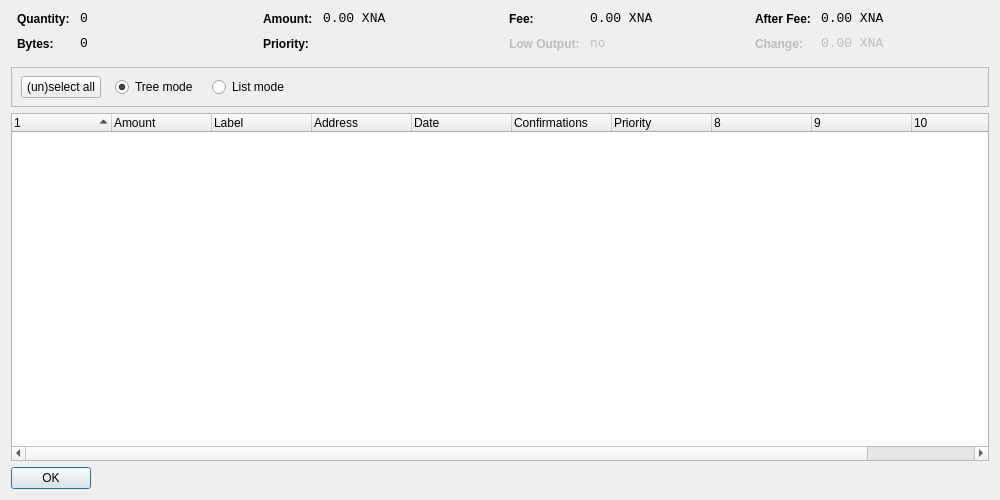
<?xml version="1.0" encoding="UTF-8"?>
<ui version="4.0">
 <class>CoinControlDialog</class>
 <widget class="QDialog" name="CoinControlDialog">
  <property name="geometry">
   <rect>
    <x>0</x>
    <y>0</y>
    <width>1000</width>
    <height>500</height>
   </rect>
  </property>
  <property name="windowTitle">
   <string>Coin Control</string>
  </property>
  <layout class="QVBoxLayout" name="verticalLayout">
   <item>
    <layout class="QHBoxLayout" name="horizontalLayoutTop" stretch="0,0,0,0">
     <property name="topMargin">
      <number>0</number>
     </property>
     <property name="bottomMargin">
      <number>10</number>
     </property>
     <item>
      <layout class="QFormLayout" name="formLayoutCoinControl1">
       <property name="horizontalSpacing">
        <number>10</number>
       </property>
       <property name="verticalSpacing">
        <number>10</number>
       </property>
       <property name="leftMargin">
        <number>6</number>
       </property>
       <property name="rightMargin">
        <number>6</number>
       </property>
       <item row="0" column="0">
        <widget class="QLabel" name="labelCoinControlQuantityText">
         <property name="styleSheet">
          <string notr="true">font-weight:bold;</string>
         </property>
         <property name="text">
          <string>Quantity:</string>
         </property>
        </widget>
       </item>
       <item row="0" column="1">
        <widget class="QLabel" name="labelCoinControlQuantity">
         <property name="font">
          <font>
           <family>Monospace</family>
           <pointsize>10</pointsize>
          </font>
         </property>
         <property name="cursor">
          <cursorShape>IBeamCursor</cursorShape>
         </property>
         <property name="contextMenuPolicy">
          <enum>Qt::ActionsContextMenu</enum>
         </property>
         <property name="text">
          <string>0</string>
         </property>
         <property name="textInteractionFlags">
          <set>Qt::LinksAccessibleByMouse|Qt::TextSelectableByKeyboard|Qt::TextSelectableByMouse</set>
         </property>
        </widget>
       </item>
       <item row="1" column="0">
        <widget class="QLabel" name="labelCoinControlBytesText">
         <property name="styleSheet">
          <string notr="true">font-weight:bold;</string>
         </property>
         <property name="text">
          <string>Bytes:</string>
         </property>
        </widget>
       </item>
       <item row="1" column="1">
        <widget class="QLabel" name="labelCoinControlBytes">
         <property name="font">
          <font>
           <family>Monospace</family>
           <pointsize>10</pointsize>
          </font>
         </property>
         <property name="cursor">
          <cursorShape>IBeamCursor</cursorShape>
         </property>
         <property name="contextMenuPolicy">
          <enum>Qt::ActionsContextMenu</enum>
         </property>
         <property name="text">
          <string>0</string>
         </property>
         <property name="textInteractionFlags">
          <set>Qt::LinksAccessibleByMouse|Qt::TextSelectableByKeyboard|Qt::TextSelectableByMouse</set>
         </property>
        </widget>
       </item>
      </layout>
     </item>
     <item>
      <layout class="QFormLayout" name="formLayoutCoinControl2">
       <property name="horizontalSpacing">
        <number>10</number>
       </property>
       <property name="verticalSpacing">
        <number>10</number>
       </property>
       <property name="leftMargin">
        <number>6</number>
       </property>
       <property name="rightMargin">
        <number>6</number>
       </property>
       <item row="0" column="0">
        <widget class="QLabel" name="labelCoinControlAmountText">
         <property name="styleSheet">
          <string notr="true">font-weight:bold;</string>
         </property>
         <property name="text">
          <string>Amount:</string>
         </property>
        </widget>
       </item>
       <item row="0" column="1">
        <widget class="QLabel" name="labelCoinControlAmount">
         <property name="font">
          <font>
           <family>Monospace</family>
           <pointsize>10</pointsize>
          </font>
         </property>
         <property name="cursor">
          <cursorShape>IBeamCursor</cursorShape>
         </property>
         <property name="contextMenuPolicy">
          <enum>Qt::ActionsContextMenu</enum>
         </property>
         <property name="text">
          <string>0.00 XNA</string>
         </property>
         <property name="textInteractionFlags">
          <set>Qt::LinksAccessibleByMouse|Qt::TextSelectableByKeyboard|Qt::TextSelectableByMouse</set>
         </property>
        </widget>
       </item>
       <item row="1" column="0">
        <widget class="QLabel" name="labelCoinControlPriorityText">
         <property name="styleSheet">
          <string notr="true">font-weight:bold;</string>
         </property>
         <property name="text">
          <string>Priority:</string>
         </property>
        </widget>
       </item>
       <item row="1" column="1">
        <widget class="QLabel" name="labelCoinControlPriority">
         <property name="font">
          <font>
           <family>Monospace</family>
           <pointsize>10</pointsize>
          </font>
         </property>
         <property name="cursor">
          <cursorShape>IBeamCursor</cursorShape>
         </property>
         <property name="contextMenuPolicy">
          <enum>Qt::ActionsContextMenu</enum>
         </property>
         <property name="text">
          <string/>
         </property>
         <property name="textInteractionFlags">
          <set>Qt::LinksAccessibleByMouse|Qt::TextSelectableByKeyboard|Qt::TextSelectableByMouse</set>
         </property>
        </widget>
       </item>
      </layout>
     </item>
     <item>
      <layout class="QFormLayout" name="formLayoutCoinControl3">
       <property name="horizontalSpacing">
        <number>10</number>
       </property>
       <property name="verticalSpacing">
        <number>10</number>
       </property>
       <property name="leftMargin">
        <number>6</number>
       </property>
       <property name="rightMargin">
        <number>6</number>
       </property>
       <item row="0" column="0">
        <widget class="QLabel" name="labelCoinControlFeeText">
         <property name="styleSheet">
          <string notr="true">font-weight:bold;</string>
         </property>
         <property name="text">
          <string>Fee:</string>
         </property>
        </widget>
       </item>
       <item row="0" column="1">
        <widget class="QLabel" name="labelCoinControlFee">
         <property name="font">
          <font>
           <family>Monospace</family>
           <pointsize>10</pointsize>
          </font>
         </property>
         <property name="cursor">
          <cursorShape>IBeamCursor</cursorShape>
         </property>
         <property name="contextMenuPolicy">
          <enum>Qt::ActionsContextMenu</enum>
         </property>
         <property name="text">
          <string>0.00 XNA</string>
         </property>
         <property name="textInteractionFlags">
          <set>Qt::LinksAccessibleByMouse|Qt::TextSelectableByKeyboard|Qt::TextSelectableByMouse</set>
         </property>
        </widget>
       </item>
       <item row="1" column="0">
        <widget class="QLabel" name="labelCoinControlLowOutputText">
         <property name="enabled">
          <bool>false</bool>
         </property>
         <property name="styleSheet">
          <string notr="true">font-weight:bold;</string>
         </property>
         <property name="text">
          <string>Low Output:</string>
         </property>
        </widget>
       </item>
       <item row="1" column="1">
        <widget class="QLabel" name="labelCoinControlLowOutput">
         <property name="enabled">
          <bool>false</bool>
         </property>
         <property name="font">
          <font>
           <family>Monospace</family>
           <pointsize>10</pointsize>
          </font>
         </property>
         <property name="cursor">
          <cursorShape>IBeamCursor</cursorShape>
         </property>
         <property name="contextMenuPolicy">
          <enum>Qt::ActionsContextMenu</enum>
         </property>
         <property name="text">
          <string>no</string>
         </property>
         <property name="textInteractionFlags">
          <set>Qt::LinksAccessibleByMouse|Qt::TextSelectableByKeyboard|Qt::TextSelectableByMouse</set>
         </property>
        </widget>
       </item>
      </layout>
     </item>
     <item>
      <layout class="QFormLayout" name="formLayoutCoinControl4">
       <property name="fieldGrowthPolicy">
        <enum>QFormLayout::AllNonFixedFieldsGrow</enum>
       </property>
       <property name="horizontalSpacing">
        <number>10</number>
       </property>
       <property name="verticalSpacing">
        <number>10</number>
       </property>
       <property name="leftMargin">
        <number>6</number>
       </property>
       <property name="rightMargin">
        <number>6</number>
       </property>
       <item row="0" column="0">
        <widget class="QLabel" name="labelCoinControlAfterFeeText">
         <property name="styleSheet">
          <string notr="true">font-weight:bold;</string>
         </property>
         <property name="text">
          <string>After Fee:</string>
         </property>
        </widget>
       </item>
       <item row="0" column="1">
        <widget class="QLabel" name="labelCoinControlAfterFee">
         <property name="font">
          <font>
           <family>Monospace</family>
           <pointsize>10</pointsize>
          </font>
         </property>
         <property name="cursor">
          <cursorShape>IBeamCursor</cursorShape>
         </property>
         <property name="contextMenuPolicy">
          <enum>Qt::ActionsContextMenu</enum>
         </property>
         <property name="text">
          <string>0.00 XNA</string>
         </property>
         <property name="textInteractionFlags">
          <set>Qt::LinksAccessibleByMouse|Qt::TextSelectableByKeyboard|Qt::TextSelectableByMouse</set>
         </property>
        </widget>
       </item>
       <item row="1" column="0">
        <widget class="QLabel" name="labelCoinControlChangeText">
         <property name="enabled">
          <bool>false</bool>
         </property>
         <property name="styleSheet">
          <string notr="true">font-weight:bold;</string>
         </property>
         <property name="text">
          <string>Change:</string>
         </property>
        </widget>
       </item>
       <item row="1" column="1">
        <widget class="QLabel" name="labelCoinControlChange">
         <property name="enabled">
          <bool>false</bool>
         </property>
         <property name="font">
          <font>
           <family>Monospace</family>
           <pointsize>10</pointsize>
          </font>
         </property>
         <property name="cursor">
          <cursorShape>IBeamCursor</cursorShape>
         </property>
         <property name="contextMenuPolicy">
          <enum>Qt::ActionsContextMenu</enum>
         </property>
         <property name="text">
          <string>0.00 XNA</string>
         </property>
         <property name="textInteractionFlags">
          <set>Qt::LinksAccessibleByMouse|Qt::TextSelectableByKeyboard|Qt::TextSelectableByMouse</set>
         </property>
        </widget>
       </item>
      </layout>
     </item>
    </layout>
   </item>
   <item>
    <widget class="QFrame" name="frame">
     <property name="minimumSize">
      <size>
       <width>0</width>
       <height>40</height>
      </size>
     </property>
     <property name="frameShape">
      <enum>QFrame::StyledPanel</enum>
     </property>
     <property name="frameShadow">
      <enum>QFrame::Sunken</enum>
     </property>
     <widget class="QWidget" name="horizontalLayoutWidget">
      <property name="geometry">
       <rect>
        <x>10</x>
        <y>0</y>
        <width>781</width>
        <height>41</height>
       </rect>
      </property>
      <layout class="QHBoxLayout" name="horizontalLayoutPanel" stretch="0,0,0,0">
       <property name="spacing">
        <number>14</number>
       </property>
       <item>
        <widget class="QPushButton" name="pushButtonSelectAll">
         <property name="sizePolicy">
          <sizepolicy hsizetype="Maximum" vsizetype="Fixed">
           <horstretch>0</horstretch>
           <verstretch>0</verstretch>
          </sizepolicy>
         </property>
         <property name="text">
          <string>(un)select all</string>
         </property>
        </widget>
       </item>
       <item>
        <widget class="QRadioButton" name="radioTreeMode">
         <property name="sizePolicy">
          <sizepolicy hsizetype="Maximum" vsizetype="Fixed">
           <horstretch>0</horstretch>
           <verstretch>0</verstretch>
          </sizepolicy>
         </property>
         <property name="text">
          <string>Tree mode</string>
         </property>
         <property name="checked">
          <bool>true</bool>
         </property>
        </widget>
       </item>
       <item>
        <widget class="QRadioButton" name="radioListMode">
         <property name="sizePolicy">
          <sizepolicy hsizetype="Maximum" vsizetype="Fixed">
           <horstretch>0</horstretch>
           <verstretch>0</verstretch>
          </sizepolicy>
         </property>
         <property name="text">
          <string>List mode</string>
         </property>
        </widget>
       </item>
       <item>
        <spacer name="horizontalSpacer">
         <property name="orientation">
          <enum>Qt::Horizontal</enum>
         </property>
         <property name="sizeHint" stdset="0">
          <size>
           <width>40</width>
           <height>20</height>
          </size>
         </property>
        </spacer>
       </item>
      </layout>
     </widget>
    </widget>
   </item>
   <item>
    <widget class="CoinControlTreeWidget" name="treeWidget">
     <property name="contextMenuPolicy">
      <enum>Qt::CustomContextMenu</enum>
     </property>
     <property name="sortingEnabled">
      <bool>false</bool>
     </property>
     <property name="columnCount">
      <number>11</number>
     </property>
     <attribute name="headerShowSortIndicator" stdset="0">
      <bool>true</bool>
     </attribute>
     <attribute name="headerStretchLastSection">
      <bool>false</bool>
     </attribute>
     <column>
      <property name="text">
       <string/>
      </property>
     </column>
     <column>
      <property name="text">
       <string>Amount</string>
      </property>
     </column>
     <column>
      <property name="text">
       <string>Label</string>
      </property>
     </column>
     <column>
      <property name="text">
       <string>Address</string>
      </property>
     </column>
     <column>
      <property name="text">
       <string>Date</string>
      </property>
     </column>
     <column>
      <property name="text">
       <string>Confirmations</string>
      </property>
      <property name="toolTip">
       <string>Confirmed</string>
      </property>
     </column>
     <column>
      <property name="text">
       <string>Priority</string>
      </property>
     </column>
     <column>
      <property name="text">
       <string/>
      </property>
     </column>
     <column>
      <property name="text">
       <string/>
      </property>
     </column>
     <column>
      <property name="text">
       <string/>
      </property>
     </column>
     <column>
      <property name="text">
       <string/>
      </property>
     </column>
    </widget>
   </item>
   <item>
    <widget class="QDialogButtonBox" name="buttonBox">
     <property name="sizePolicy">
      <sizepolicy hsizetype="Maximum" vsizetype="Fixed">
       <horstretch>0</horstretch>
       <verstretch>0</verstretch>
      </sizepolicy>
     </property>
     <property name="orientation">
      <enum>Qt::Horizontal</enum>
     </property>
     <property name="standardButtons">
      <set>QDialogButtonBox::Ok</set>
     </property>
    </widget>
   </item>
  </layout>
 </widget>
 <customwidgets>
  <customwidget>
   <class>CoinControlTreeWidget</class>
   <extends>QTreeWidget</extends>
   <header>coincontroltreewidget.h</header>
  </customwidget>
 </customwidgets>
 <resources/>
 <connections/>
</ui>
